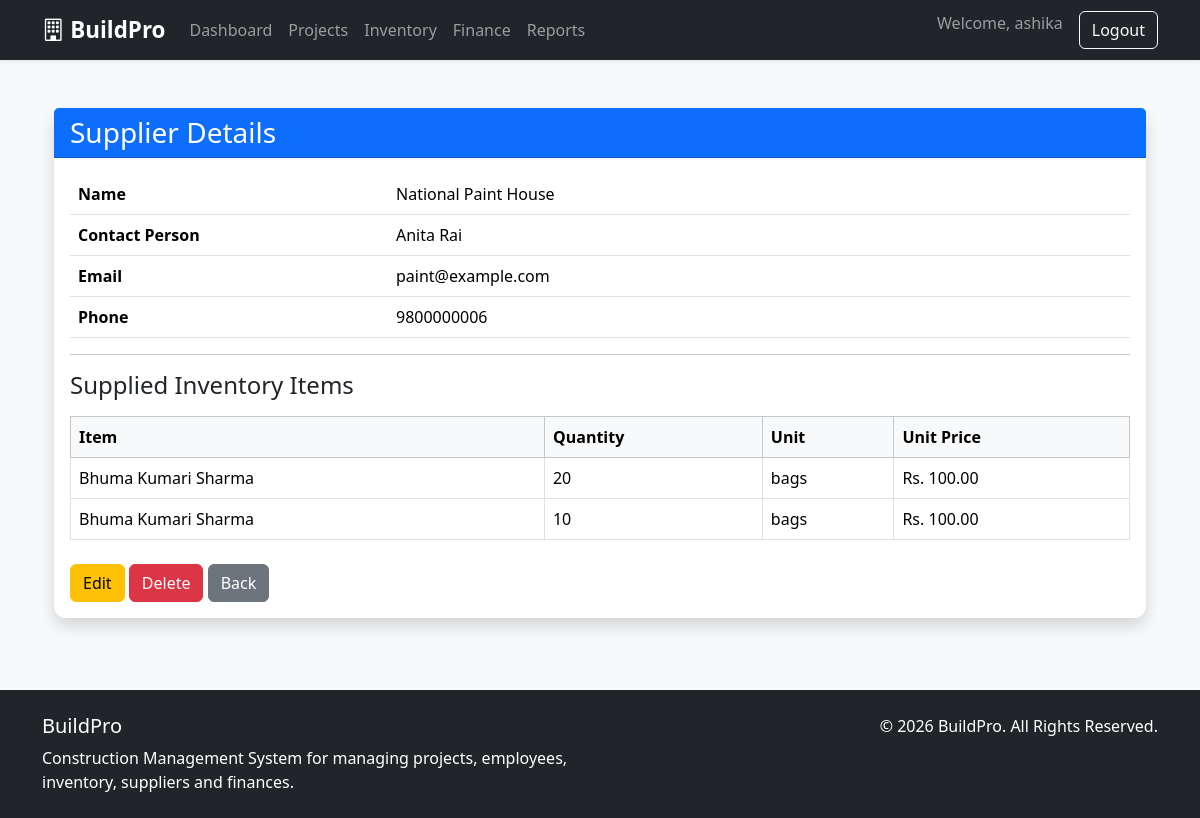
Screenshot of /inventory/suppliers/4/ (signed in) with the database file from the repository.
### inventory/models.py (models this page shows, shortened)
class Supplier(models.Model):
    name = models.CharField(max_length=200)
    contact_person = models.CharField(max_length=100, blank=True)
    email = models.EmailField(blank=True)
    phone = models.CharField(max_length=20)

class InventoryItem(models.Model):
    name = models.CharField(max_length=200)
    supplier = models.ForeignKey(Supplier, on_delete=models.SET_NULL, null=True, related_name='items')
    quantity = models.PositiveIntegerField(default=0)
    unit = models.CharField(max_length=50, help_text="e.g., bags, tons, units")
    unit_price = models.DecimalField(max_digits=12, decimal_places=2)
    project = models.ForeignKey(Project,on_delete=models.CASCADE,related_name="inventory_items",null=True,blank=True)
    low_stock_threshold = models.PositiveIntegerField(default=10)
    created_at = models.DateTimeField(auto_now_add=True)
    updated_at = models.DateTimeField(auto_now=True)

### inventory/views.py (the view)
# urls.py: path('suppliers/<int:pk>/', views.supplier_detail, name='supplier_detail'),
@login_required
@role_required([
    'ADMIN',
    'PROJECT_MANAGER',
    'SITE_ENGINEER',
    'ACCOUNTANT'
])
def supplier_detail(request, pk):
    supplier = get_object_or_404(Supplier, pk=pk)
    inventory_items = InventoryItem.objects.filter(supplier=supplier)
    return render(request, 'supplier/supplier_detail.html', { 'supplier': supplier, 'inventory_items': inventory_items })

### inventory/templates/supplier/supplier_detail.html (shortened to what this page needs)
{% extends "base.html" %}
{% block content %}
<div class="container mt-4">
    <div class="card shadow">
        <div class="card-header bg-primary text-white">
            <h3 class="mb-0">Supplier Details</h3>
        </div>
        <div class="card-body">
            <table class="table">
                <tr>
                    <th width="30%">Name</th>
                    <td>{{ supplier.name }}</td>
                </tr>
                <tr>
                    <th>Contact Person</th>
                    <td>{{ supplier.contact_person|default:"-" }}</td>
                </tr>
                <tr>
                    <th>Email</th>
                    <td>{{ supplier.email|default:"-" }}</td>
                </tr>
                <tr>
                    <th>Phone</th>
                    <td>{{ supplier.phone }}</td>
                </tr>
            </table>
                        <hr>
<h4>Supplied Inventory Items</h4>
{% if inventory_items %}
<table class="table table-bordered mt-3">
    <thead class="table-light">
        <tr>
            <th>Item</th>
            <th>Quantity</th>
            <th>Unit</th>
            <th>Unit Price</th>
        </tr>
    </thead>
    <tbody>
    {% for item in inventory_items %}
        <tr>
            <td>{{ item.name }}</td>
            <td>{{ item.quantity }}</td>
            <td>{{ item.unit }}</td>
            <td>Rs. {{ item.unit_price }}</td>
        </tr>
    {% endfor %}
    </tbody>
</table>
{% else %}
<p class="text-muted">
    This supplier has no inventory items yet.
</p>
{% endif %}
            <div class="mt-4">
                <a href="{% url 'supplier_update' supplier.pk %}" class="btn btn-warning">
                    Edit
                </a>
                <a href="{% url 'supplier_delete' supplier.pk %}" class="btn btn-danger">
                    Delete
                </a>
                <a href="{% url 'supplier_list' %}" class="btn btn-secondary">
                    Back
                </a>
            </div>
        </div>
    </div>
</div>
{% endblock %}

### templates/navbar.html (shortened to what this page needs)
<nav class="navbar navbar-expand-lg navbar-dark bg-dark shadow-sm">
    <div class="container">
        <a class="navbar-brand fw-bold" href="/">
            <i class="bi bi-building"></i>
            BuildPro
        </a>
        <div class="collapse navbar-collapse" id="navbar">
            <ul class="navbar-nav me-auto">
                <li class="nav-item">
                    <a class="nav-link" href="/">Dashboard</a>
                </li>
                <li class="nav-item">
                    <a class="nav-link" href="/projects/">Projects</a>
                </li>
                <li class="nav-item">
                    <a class="nav-link" href="/inventory/">Inventory</a>
                </li>
                <li class="nav-item">
                    <a class="nav-link" href="/finance/">Finance</a>
                </li>
                 <li class="nav-item">
                   <a class="nav-link" href="{% url 'reports:reports_dashboard' %}">Reports</a>
                </li>
            </ul>
            <ul class="navbar-nav">
                {% if user.is_authenticated %}
                    <li class="nav-item">
                        <span class="navbar-text me-3">
                            Welcome, {{ user.first_name|default:user.username }}
                        </span>
                    </li>
                    <li class="nav-item">
                        <a class="btn btn-outline-light" href="{% url 'logout' %}">
                            Logout
                        </a>
                    </li>
                {% endif %}
            </ul>
        </div>
    </div>
</nav>

### static/css/styles.css (style rules this page uses)
body { font-family: "Segoe UI", sans-serif; }
.navbar-brand { font-size:1.4rem; }
.card { border:none; border-radius:12px; }

### rows the page displays
Supplier: name "National Paint House", contact_person "Anita Rai", email "paint@example.com", phone "9800000006"
InventoryItem: name "Bhuma Kumari Sharma", quantity "20", unit "bags", unit_price "100.00"
InventoryItem: name "Bhuma Kumari Sharma", quantity "10", unit "bags", unit_price "100.00"

### other values shown
{{ user.first_name|default:user.username }} "ashika"
